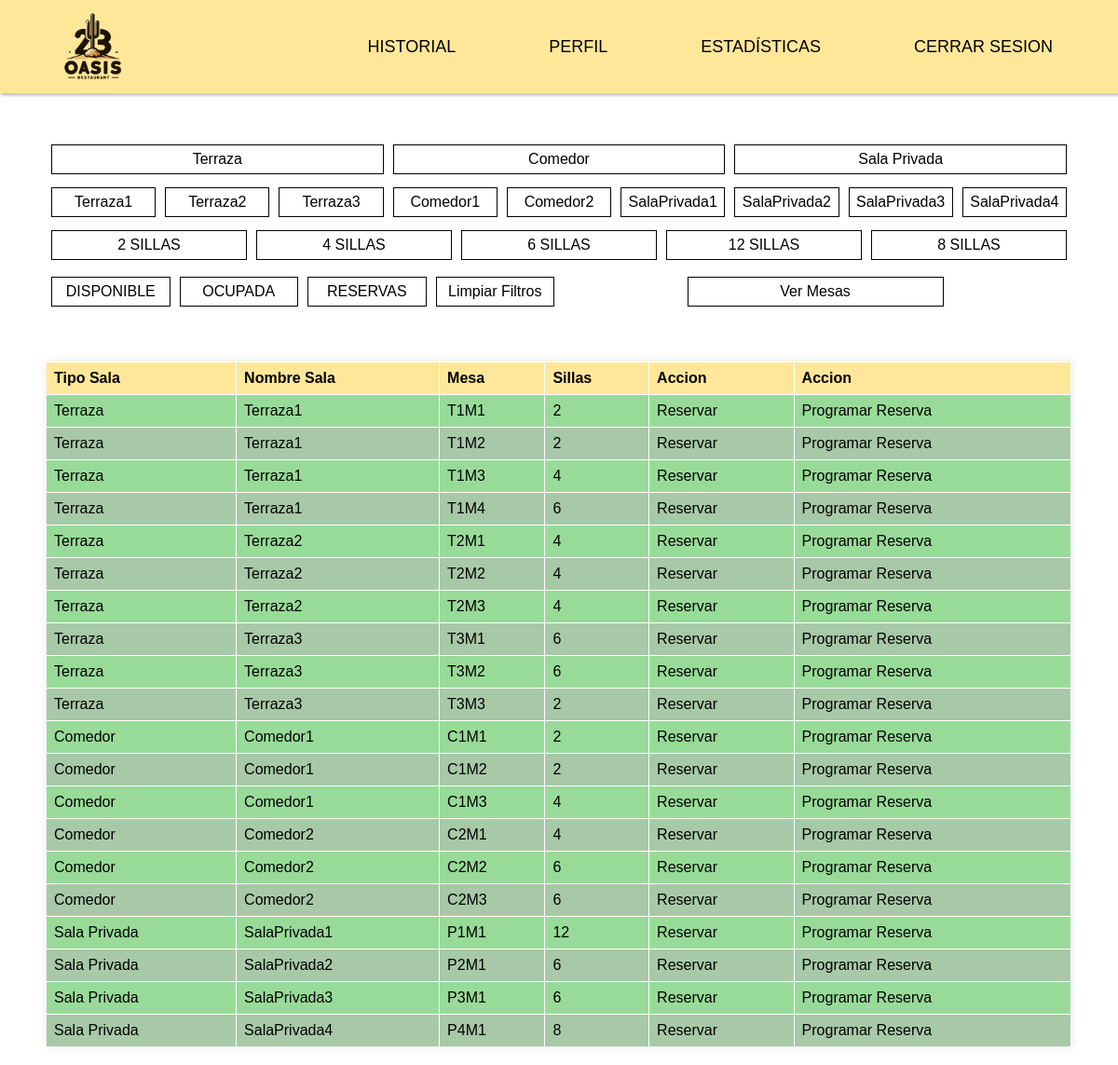
/index.php (signed in), run on the app's committed database.
### tables this page shows
CREATE TABLE `tbl_mesas` (
  `id_mesa` INT NOT NULL AUTO_INCREMENT,
  `nombre_mesa` VARCHAR(25) NOT NULL,
  `estado_mesa` ENUM ("Libre","Ocupada") NOT NULL,
  `sillas_mesa` ENUM ("1","2","3","4","5","6","7","8","9","10","11","12") NOT NULL,
  `id_sala_mesa` INT NOT NULL,
  PRIMARY KEY (`id_mesa`),
  FOREIGN KEY (`id_sala_mesa`) REFERENCES `tbl_salas` (`id_sala`)
);

CREATE TABLE `tbl_salas` (
  `id_sala` INT NOT NULL AUTO_INCREMENT,
  `nombre_sala` VARCHAR(15) NOT NULL,
  `tipo_sala` ENUM ("Terraza","Comedor","Sala Privada") NOT NULL,
  PRIMARY KEY (`id_sala`)
);

### index.php (the view, shortened to what this page needs)
<!DOCTYPE html>
<html lang="en">
<head>
    <link rel="stylesheet" type="text/css" href="./css/style.css">
</head>
<body>
    <?php
    include_once("proc/conexion.php");
    $sql0 = 'SELECT * FROM tbl_mesas INNER JOIN tbl_salas ON id_sala_mesa = id_sala';
    $stmt0 = mysqli_prepare($conn, $sql0);
    mysqli_stmt_execute($stmt0);
    $resultado0 = mysqli_stmt_get_result($stmt0);
    while ($fila0 = mysqli_fetch_assoc($resultado0)) {
        $sillas0[] = $fila0;
    }
    $sql = 'SELECT * FROM tbl_mesas INNER JOIN tbl_salas ON id_sala_mesa = id_sala WHERE nombre_sala LIKE ? AND tipo_sala LIKE ? AND sillas_mesa LIKE ? AND estado_mesa LIKE ?;';
    $stmt = mysqli_prepare($conn, $sql);
    mysqli_stmt_bind_param($stmt, "ssss", $_SESSION["nombre_sala"], $_SESSION["tipo_sala"], $_SESSION["sillas_mesa"], $_SESSION["estado_mesa"]);
    mysqli_stmt_execute($stmt);
    $resultado = mysqli_stmt_get_result($stmt);
    while ($fila = mysqli_fetch_assoc($resultado)) {
        $sillas[] = $fila;
    }
    include("header.php");
    ?>
    <form name="formulario-filtros" method="post" action="">
        <div class="filtro-salas">
            <?php
                $tipo_salas_duplicadas = array();
                if (!empty($sillas0)) {
                    foreach ($sillas0 as $fila) {
                        $fila_tipo_sala = $fila["tipo_sala"];
                        if (!isset($tipo_salas_duplicadas[$fila_tipo_sala])) {
                            echo '
                            <div>
                                <input type="radio" id="' . $fila_tipo_sala . '" name="tipo-sala" value="' . $fila_tipo_sala . '" onclick="submitForm()" ';
                                echo '>
                                <label for="' . $fila_tipo_sala . '">' . $fila_tipo_sala . '</label>
                            </div>
                            ';
                            $tipo_salas_duplicadas[$fila_tipo_sala] = true;
                        }
                    }
                }
            ?>
        </div>
        <div class="filtro-salas">
            <?php
                $salas_duplicadas = array();
                if (!empty($sillas0)) {
                    foreach ($sillas0 as $fila) {
                        $fila_nombre_sala = $fila["nombre_sala"];
                        if (!isset($salas_duplicadas[$fila_nombre_sala])) {
                            echo '
                            <div>
                                <input type="radio" id="' . $fila_nombre_sala . '" name="sala" value="' . $fila_nombre_sala . '" onclick="submitForm()" ';
                                echo '>
                                <label for="' . $fila_nombre_sala . '">' . $fila_nombre_sala . '</label>
                            </div>
                            ';
                            $salas_duplicadas[$fila_nombre_sala] = true;
                        }
                    }
                }
            ?>
        </div>
        <div class="filtro-salas">
            <?php
                $sillas_duplicadas = array();
                if (!empty($sillas0)) {
                    foreach ($sillas0 as $fila) {
                        $fila_sillas_mesa = $fila["sillas_mesa"];
                        if (!isset($sillas_duplicadas[$fila_sillas_mesa])) {
                            echo '
                            <div>
                                <input type="radio" id="silla-' . $fila_sillas_mesa . '" name="sillas" value="' . $fila_sillas_mesa . '" onclick="submitForm()" ';
                                echo '>
                                <label for="silla-' . $fila_sillas_mesa . '">' . $fila_sillas_mesa . ' SILLAS</label>
                            </div>
                            ';
                            $sillas_duplicadas[$fila_sillas_mesa] = true;
                        }
                    }
                }
            ?>
        </div>
        <div class="filtro-salas2">
            <div class="filtro-salas filtro-medio">
                <div>
                    <label for="disponible">DISPONIBLE</label>
                </div>
                <div>
                    <label for="ocupada">OCUPADA</label>
                </div>
                <div>
                    <a href="calendarioreservas.php">RESERVAS</label>
                </div>
                <div>
                    <a href="">Limpiar Filtros</a>
                </div>
            </div>
            <div class="filtro-salas filtro-medio">
                <div class="filtro-visual">
                <a
                    href='seleccionarsitio.php'>Ver Mesas</a>
                </div>
            </div>
        </div>
    </form>
    <div class="div-table">
        <table class="table table-striped">
            <thead>
                <tr>
                    <th>Tipo Sala</th>
                    <th>Nombre Sala</th>
                    <th>Mesa</th>
                    <th>Sillas</th>
                    <th>Accion</th>
                    <th>Accion</th>
                </tr>
            </thead>
            <tbody>
            <?php
            if (!empty($sillas)) {
                foreach ($sillas as $fila) {
                    $fila_id_mesa = $fila["id_mesa"];
                    $fila_tipo_sala = $fila["tipo_sala"];
                    $fila_nombre_sala = $fila["nombre_sala"];
                    $fila_nombre_mesa = $fila["nombre_mesa"];
                    $fila_sillas_mesa = $fila["sillas_mesa"];
                    $fila_estado_mesa = $fila["estado_mesa"];
                    echo "
                        <tr class='" . ($fila_id_mesa % 2 == 0 ? 'fila-par' : 'fila-impar') . "'>
                            <td>" . $fila_tipo_sala . "</td>
                            <td>" . $fila_nombre_sala . "</td>
                            <td>" . $fila_nombre_mesa . "</td>
                            <td>" . $fila_sillas_mesa . "</td>
                    ";
                    if ($fila_estado_mesa == "Libre") {
                        echo "<td id='mesa_libre'><a href='#' onclick='confirmarAccion(\"Reservar\", " . $fila_id_mesa . ")'>Reservar</a></td>";
                        echo "<td id='mesa_libre'><a href='#' onclick='programarReserva(\"ProgramarReserva\", " . $fila_id_mesa . ")'>Programar Reserva</a></td>";
                    } else {
                        echo "<td id='mesa_ocupada'><a href='#' onclick='confirmarAccion(\"Cancelar Reserva\", " . $fila_id_mesa . ")'>Cancelar Reserva</a></td>";
                        echo "<td id='mesa_ocupada'></a></td>";
                    }
                    echo"</tr>";
                }
            } else {
                echo "<tr>
                <td>No hay mesas disponibles</td>
            </tr>";
            }
            ?>
            </tbody>
        </table>
    </div>
</body>
</html>

### header.php (shortened to what this page needs)
<!DOCTYPE html>
<html lang="en">
<head>
    <link rel="stylesheet" type="text/css" href="./css/header.css">
</head>
<body>
    <div class="navbar">
        <div class="logo">
            <a href="./index.php">
                <img src="img/logo_oasis23.png" alt="">
            </a>
        </div>
        <div class="enlaces">
            <a href="./historial.php"><p>HISTORIAL</p></a>
            <a href="./perfil.php"><p>PERFIL</p></a>
            <a href="./estadisticas.php"><p>ESTADÍSTICAS</p></a>
            <a onclick="confirmarCerrarSesion()" href="#"><p>CERRAR SESION</p></a>
        </div>
    </div>
</body>
</html>

### css/style.css (style rules this page uses)
:root { --pcolor:#b8812e; --scolor:#ffd343; }
* { box-sizing: border-box; }
body { margin: 0; padding: 0; font-family: 'Arial', sans-serif; }
a { text-decoration: none; color: black; }
form[name="formulario-filtros"], .div-table { padding-left: 50px; padding-right: 50px; }
.filtro-salas2 { display: flex; margin: 0; }
.filtro-medio { width: 50%; }
.filtro-visual { width: 50% !important; margin-left: auto !important; margin-right: auto !important; }
tr.fila-par:has(>td#mesa_libre ) { background-color: rgb(167, 201, 167); }
tr.fila-impar:has(>td#mesa_libre ) { background-color: rgb(152, 219, 152); }
th, td { border-top: 1px solid #ffffff; border-right: 1px solid #ffffff; text-align: left; padding: 8px; }
th { background-color: #ffe799; }

### css/header.css (style rules this page uses)
:root { --pcolor: #ffe799; --scolor: rgb(255, 241, 210); --bcolor: black; }
* { box-sizing: border-box; }
body { margin: 0; padding: 0; background-color: (255, 241, 210); }
a { text-decoration: none; color: black; }

### data on the page
tbl_mesas: id_sala_mesa.tipo_sala "Terraza", id_sala_mesa.nombre_sala "Terraza1", sillas_mesa "2", nombre_mesa "T1M1"
tbl_mesas: id_sala_mesa.tipo_sala "Comedor", id_sala_mesa.nombre_sala "Comedor1", nombre_mesa "C1M1", sillas_mesa "2"
tbl_mesas: id_sala_mesa.tipo_sala "Sala Privada", id_sala_mesa.nombre_sala "SalaPrivada1", sillas_mesa "12", nombre_mesa "P1M1"
tbl_mesas: id_sala_mesa.nombre_sala "Terraza2", id_sala_mesa.tipo_sala "Terraza", nombre_mesa "T2M1", sillas_mesa "4"
tbl_mesas: id_sala_mesa.nombre_sala "Terraza3", id_sala_mesa.tipo_sala "Terraza", nombre_mesa "T3M1", sillas_mesa "6"
tbl_mesas: id_sala_mesa.nombre_sala "Comedor2", id_sala_mesa.tipo_sala "Comedor", nombre_mesa "C2M1", sillas_mesa "4"
tbl_mesas: id_sala_mesa.nombre_sala "SalaPrivada2", id_sala_mesa.tipo_sala "Sala Privada", nombre_mesa "P2M1", sillas_mesa "6"
tbl_mesas: id_sala_mesa.nombre_sala "SalaPrivada3", id_sala_mesa.tipo_sala "Sala Privada", nombre_mesa "P3M1", sillas_mesa "6"
tbl_mesas: id_sala_mesa.nombre_sala "SalaPrivada4", sillas_mesa "8", id_sala_mesa.tipo_sala "Sala Privada", nombre_mesa "P4M1"
tbl_mesas: sillas_mesa "4", id_sala_mesa.tipo_sala "Terraza", id_sala_mesa.nombre_sala "Terraza1", nombre_mesa "T1M3"
tbl_mesas: sillas_mesa "6", id_sala_mesa.tipo_sala "Terraza", id_sala_mesa.nombre_sala "Terraza1", nombre_mesa "T1M4"
tbl_mesas: id_sala_mesa.tipo_sala "Terraza", id_sala_mesa.nombre_sala "Terraza1", nombre_mesa "T1M2", sillas_mesa "2"
tbl_mesas: id_sala_mesa.tipo_sala "Terraza", id_sala_mesa.nombre_sala "Terraza2", nombre_mesa "T2M2", sillas_mesa "4"
tbl_mesas: id_sala_mesa.tipo_sala "Terraza", id_sala_mesa.nombre_sala "Terraza2", nombre_mesa "T2M3", sillas_mesa "4"
tbl_mesas: id_sala_mesa.tipo_sala "Terraza", id_sala_mesa.nombre_sala "Terraza3", nombre_mesa "T3M2", sillas_mesa "6"
tbl_mesas: id_sala_mesa.tipo_sala "Terraza", id_sala_mesa.nombre_sala "Terraza3", nombre_mesa "T3M3", sillas_mesa "2"
tbl_mesas: id_sala_mesa.tipo_sala "Comedor", id_sala_mesa.nombre_sala "Comedor1", nombre_mesa "C1M2", sillas_mesa "2"
tbl_mesas: id_sala_mesa.tipo_sala "Comedor", id_sala_mesa.nombre_sala "Comedor1", nombre_mesa "C1M3", sillas_mesa "4"
tbl_mesas: id_sala_mesa.tipo_sala "Comedor", id_sala_mesa.nombre_sala "Comedor2", nombre_mesa "C2M2", sillas_mesa "6"
tbl_mesas: id_sala_mesa.tipo_sala "Comedor", id_sala_mesa.nombre_sala "Comedor2", nombre_mesa "C2M3", sillas_mesa "6"
